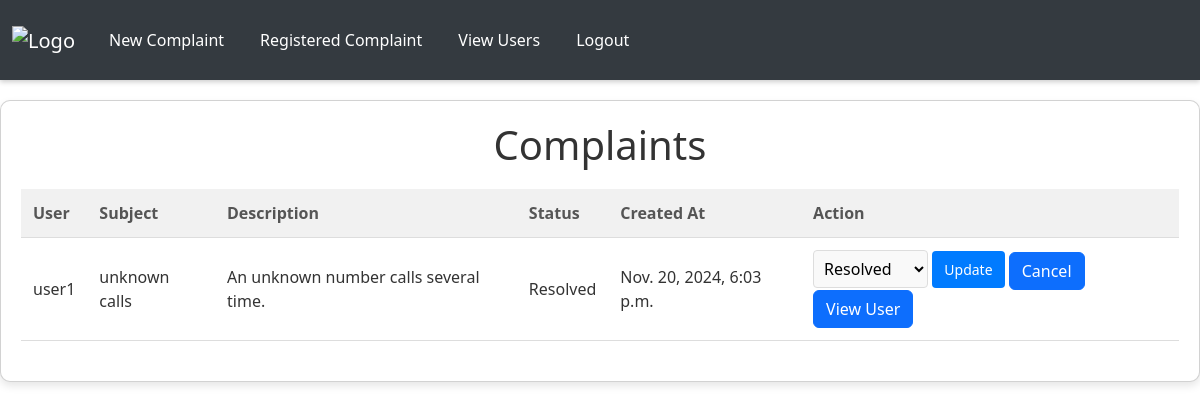
The page /view_complaints/ (signed in) on the database as committed earlier.
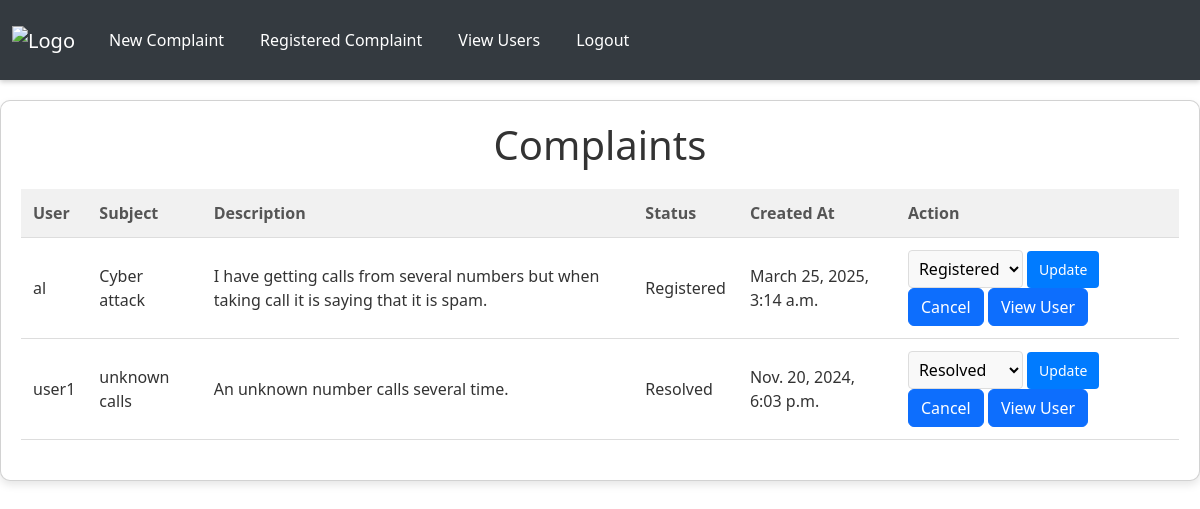
The same page on the database as committed later.
### app/models.py (models this page shows, shortened)
class Complaint(models.Model):
    user = models.ForeignKey(User, on_delete=models.CASCADE)
    police = models.ForeignKey(Police, on_delete=models.CASCADE)
    subject = models.CharField(max_length=255)
    description = models.TextField()
    image = models.ImageField(upload_to='complaint_images/', null=True, blank=True)  # New Image Field
    status = models.CharField(max_length=50, choices=[('Pending', 'Pending'), ('Registered', 'Registered'), ('Resolved', 'Resolved')], default='Pending')
    created_at = models.DateTimeField(auto_now_add=True)
    registered_at = models.DateTimeField(null=True, blank=True)  # Optional

class User(models.Model):
    Email = models.EmailField(unique=True)
    username = models.TextField()
    phonenumber = models.IntegerField()
    password = models.TextField()
    location = models.TextField()
    idproof = models.CharField(max_length=12)
    profile_picture = models.ImageField(upload_to='profile_pics/', default='profile_pics/default.png')  # Ensure the default image is in the correct path.

### app/views.py (the view, shortened to what this page needs)
# urls.py: path('view_complaints/', views.view_complaints, name='view_complaints'),
def view_complaints(req):
    if 'police' not in req.session:
        return redirect(login)  # Ensure the police officer is logged in
    police = get_police(req)  # Helper function to fetch police officer details
    complaints = Complaint.objects.filter(police=police).order_by('-created_at')
    return render(req, 'police/view_complaints.html', {'complaints': complaints})

### app/views.py (called while the page is built)
def get_police(req):
    data=Police.objects.get(Email=req.session['police'])
    return data

### templates/police/view_complaints.html (shortened to what this page needs)
<!DOCTYPE html>
<html lang="en">
<head>
    <link href="https://cdn.jsdelivr.net/npm/bootstrap@5.3.3/dist/css/bootstrap.min.css" rel="stylesheet">
    <link href="https://cdn.jsdelivr.net/npm/bootstrap-icons/font/bootstrap-icons.css" rel="stylesheet">
</head>
<body>
    <nav id="nav" class="navbar navbar-expand-lg navbar-dark sticky-top">
        <div class="container-fluid">
            <a class="navbar-brand" href="../view_complaints">
                <img id="logo" src="../static/images/complaints-text-on-red-round-grungy-texture-stamp-2HEHM9A.jpg" alt="Logo">
            </a>
            <div class="collapse navbar-collapse" id="mynavbar">
                <ul class="navbar-nav me-auto">
                    <li class="nav-item">
                        <a class="nav-link" href="../view_complaints">New Complaint</a>
                    </li>
                    <li class="nav-item">
                        <a class="nav-link" href="../complainthistory">Registered Complaint</a>
                    </li>
                    <li class="nav-item">
                        <a class="nav-link" href="../viewuser">View Users</a>
                    </li>
                    <li class="nav-item">
                        <a class="nav-link" href="../logout">Logout</a>
                    </li>
                </ul>
            </div>
        </div>
    </nav>
    <div class="card">
        <h1>Complaints</h1>
        <table>
            <thead>
                <tr>
                    <th>User</th>
                    <th>Subject</th>
                    <th>Description</th>
                    <th>Status</th>
                    <th>Created At</th>
                    <th>Action</th>
                </tr>
            </thead>
            <tbody>
                {% for complaint in complaints %}
                    <tr>
                        <td>{{ complaint.user.username }}</td>
                        <td>{{ complaint.subject }}</td>
                        <td>{{ complaint.description }}</td>
                        <td>{{ complaint.status }}</td>
                        <td>{{ complaint.created_at }}</td>
                        <td>
                            <form method="POST" style="margin: 0;">
                                <select name="status" class="status-select">
                                    <option value="Registered" {% if complaint.status == "Registered" %}selected{% endif %}>Registered</option>
                                    <option value="Resolved" {% if complaint.status == "Resolved" %}selected{% endif %}>Resolved</option>
                                </select>
                                <button type="submit">Update</button>
                                <a href="../delete/{{complaint.pk}}" class="btn btn-primary">Cancel</a>
                                <a href="../viewuser" class="btn btn-primary">View User</a>
                            </form>
                        </td>
                    </tr>
                {% empty %}
                    <tr>
                        <td colspan="6" class="no-complaints">No complaints found.</td>
                    </tr>
                {% endfor %}
            </tbody>
        </table>
    </div>
</body>
</html>

Rows that differ between the two databases and show on the page:
added Complaint: user.username "al", subject "Cyber attack", description "I have getting calls from several numbers but when taking call it is saying that it is spam.", status "Registered", created_at "March 25, 2025, 3:14 a.m."
